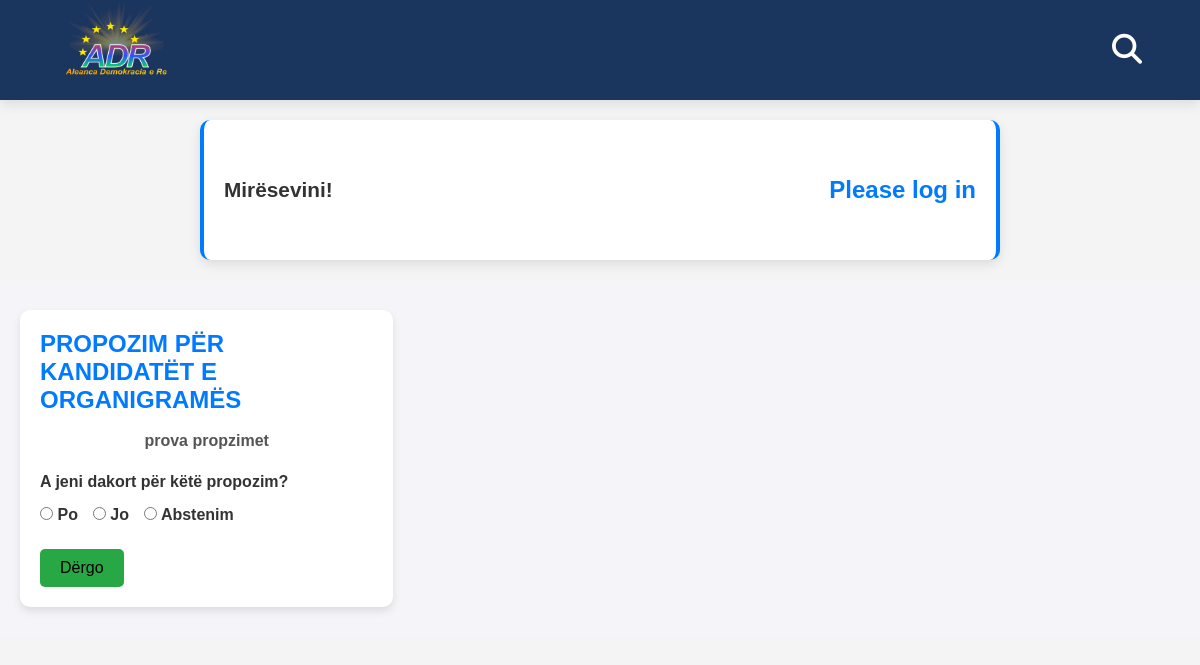
/propozimet-per-votim/, run on the app's committed database.
### adrApp/models.py (models this page shows, shortened)
class Propozimet(models.Model):
    CATEGORY_CHOICES = [
        ('option1', 'Propozim për kandidat për deputet'),
        ('option2', 'Propozim për programin'),
        ('option3', 'Propozim për evente'),
        ('option4', 'Propozim për kandidatët e organigramës'),
    ]
    user = models.ForeignKey('Anetaret', on_delete=models.CASCADE)
    text = models.TextField()
    category = models.CharField(max_length=50, choices=CATEGORY_CHOICES)
    cv = models.FileField(upload_to='cv_uploads/', blank=True, null=True)
    created_at = models.DateTimeField(auto_now_add=True)
    class Meta:
        ordering = ['-created_at']

### adrApp/decorators.py (the view, shortened to what this page needs)
    def _wrapped_view(request, *args, **kwargs):
        return view_func(request, *args, **kwargs)

### adrApp/views.py (called while the page is built, shortened)
def generate_vote_chart1(propozim):
    votes = Propozimet_per_Votim.objects.filter(propozim=propozim)
    vote_counts = {
        'Po': votes.filter(choice='Po').count(),
        'Jo': votes.filter(choice='Jo').count(),
        'Abstenim': votes.filter(choice='Abstenim').count(),
    }
    total_votes = sum(vote_counts.values())
    if total_votes == 0:
        return None  # No votes yet

### adrApp/templates/propozimet2.html (shortened to what this page needs)
<!DOCTYPE html>
{% extends 'base/index.html' %}
{% load static %}
{% block content %}
<section class="propozimet1-card">
    <div class="container">
        {% if propozimet_data %}
            {% for propozim_data in propozimet_data.values %}
                {% if not propozim_data.is_expired %}
                <div class="card">
                    <div class="card-body">
                        <h5 class="card-title">{{ propozim_data.propozim.get_category_display }}</h5>
                        <p class="card-text">{{ propozim_data.propozim.text }}</p>
                        {% if not propozim_data.has_voted %}
                            <form method="post">
                                <label for="po_jo_{{ propozim_data.propozim.id }}">A jeni dakort për këtë propozim?</label>
                                <div>
                                    <label>
                                        <input type="radio" name="agree_{{ propozim_data.propozim.id }}" value="Po" required> Po
                                    </label>
                                    <label>
                                        <input type="radio" name="agree_{{ propozim_data.propozim.id }}" value="Jo" required> Jo
                                    </label>
                                    <label>
                                        <input type="radio" name="agree_{{ propozim_data.propozim.id }}" value="Abstenim" required> Abstenim
                                    </label>
                                </div>
                                <button type="submit" class="btn btn-success">Dërgo</button>
                            </form>
                        {% endif %}
                    </div>
                </div>
                <br>
                {% endif %}
            {% endfor %}
        {% else %}
            <p>Nuk ka propozime që kanë më shumë se 50% vota Po.</p>
        {% endif %}
    </div>
</section>
{% endblock %}

### adrApp/static/css/style.css (style rules this page uses)
* { margin: 0; padding: 0; box-sizing: border-box; }
body { margin: 0; font-family: 'Poppins', sans-serif; background-color: #f4f4f4; }
.propozimet1-card { font-family: Arial, sans-serif; background-color: #f4f4f9; padding: 30px 0; }
.propozimet1-card .container { display: grid; grid-template-columns: repeat(auto-fill, minmax(300px, 1fr)); gap: 20px; padding: 0 20px; }
.propozimet1-card .card { background-color: #ffffff; border-radius: 10px; box-shadow: 0 4px 8px rgba(0, 0, 0, 0.1); overflow: hidden; transform: translateY(0); transition: transform 0.3s ease, box-shadow 0.3s ease; }
.propozimet1-card .card-body { padding: 20px; transition: all 0.3s ease; }
.propozimet1-card .card-title { font-size: 1.5rem; color: #007bff; margin-bottom: 15px; text-transform: uppercase; font-weight: bold; }
.propozimet1-card .card-text { font-size: 1rem; color: #555; line-height: 1.5; margin-bottom: 20px; }
.propozimet1-card .card .btn { border-radius: 5px; padding: 10px 20px; font-size: 1rem; transition: all 0.3s ease; }
.propozimet1-card .card .btn-primary, .propozimet1-card .card .btn-success { margin-top: 10px; }
.propozimet1-card .card .btn-success { background-color: #28a745; border: none; }
.propozimet1-card form { display: flex; flex-direction: column; gap: 15px; margin-top: 20px; }
.propozimet1-card form label { font-size: 1rem; font-weight: 600; color: #333; }
.propozimet1-card form div { display: flex; gap: 15px; align-items: center; }
.propozimet1-card form input[type="radio"] { accent-color: #007bff; }
.propozimet1-card form button { align-self: flex-start; padding: 12px 25px; font-size: 1.1rem; border-radius: 5px; cursor: pointer; }
p { text-align: center; font-size: 1.1rem; color: #888; font-weight: bold; }
html { scroll-behavior: smooth; }
.login input, button { transition: 0.3s ease-in-out; }

### data on the page
Propozimet: propozim.category "PROPOZIM PËR KANDIDATËT E ORGANIGRAMËS", propozim.text "prova propzimet"
